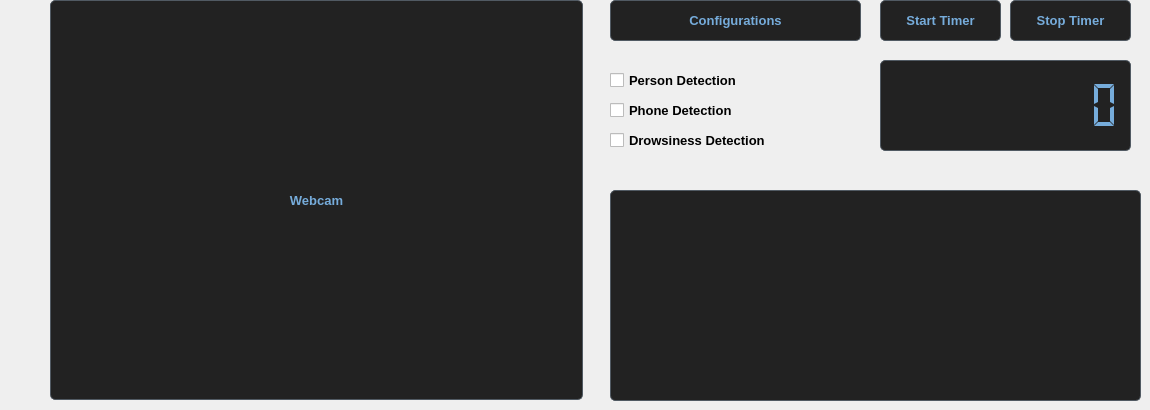
                     <widget class="QWidget" name="new_page">
                      <property name="font">
                       <font>
                        <family>Segoe UI</family>
                        <pointsize>10</pointsize>
                        <italic>false</italic>
                        <bold>false</bold>
                       </font>
                      </property>
                      <widget class="QPushButton" name="startTimerButton">
                       <property name="geometry">
                        <rect>
                         <x>880</x>
                         <y>0</y>
                         <width>121</width>
                         <height>41</height>
                        </rect>
                       </property>
                       <property name="sizePolicy">
                        <sizepolicy hsizetype="Minimum" vsizetype="Ignored">
                         <horstretch>0</horstretch>
                         <verstretch>0</verstretch>
                        </sizepolicy>
                       </property>
                       <property name="font">
                        <font>
                         <family>Segoe UI</family>
                         <pointsize>10</pointsize>
                         <italic>false</italic>
                         <bold>true</bold>
                        </font>
                       </property>
                       <property name="mouseTracking">
                        <bool>true</bool>
                       </property>
                       <property name="styleSheet">
                        <string notr="true">border: 1px solid #515A63;
font-weight: bold;
background-color: #222;
color: #76acdb;
border-radius: 5px;</string>
                       </property>
                       <property name="text">
                        <string>Start Timer</string>
                       </property>
                      </widget>
                      <widget class="QLabel" name="videoLabel">
                       <property name="geometry">
                        <rect>
                         <x>50</x>
                         <y>0</y>
                         <width>533</width>
                         <height>400</height>
                        </rect>
                       </property>
                       <property name="layoutDirection">
                        <enum>Qt::LeftToRight</enum>
                       </property>
                       <property name="styleSheet">
                        <string notr="true">border: 1px solid #515A63;
font-weight: bold;
background-color: #222;
color: #76acdb;
border-radius: 5px;</string>
                       </property>
                       <property name="frameShape">
                        <enum>QFrame::StyledPanel</enum>
                       </property>
                       <property name="text">
                        <string>Webcam</string>
                       </property>
                       <property name="textFormat">
                        <enum>Qt::AutoText</enum>
                       </property>
                       <property name="alignment">
                        <set>Qt::AlignCenter</set>
                       </property>
                      </widget>
                      <widget class="QPushButton" name="stopTimerButton">
                       <property name="geometry">
                        <rect>
                         <x>1010</x>
                         <y>0</y>
                         <width>121</width>
                         <height>41</height>
                        </rect>
                       </property>
                       <property name="sizePolicy">
                        <sizepolicy hsizetype="Minimum" vsizetype="Ignored">
                         <horstretch>0</horstretch>
                         <verstretch>0</verstretch>
                        </sizepolicy>
                       </property>
                       <property name="font">
                        <font>
                         <family>Segoe UI</family>
                         <pointsize>10</pointsize>
                         <italic>false</italic>
                         <bold>true</bold>
                        </font>
                       </property>
                       <property name="mouseTracking">
                        <bool>true</bool>
                       </property>
                       <property name="styleSheet">
                        <string notr="true">border: 1px solid #515A63;
font-weight: bold;
background-color: #222;
color: #76acdb;
border-radius: 5px;</string>
                       </property>
                       <property name="text">
                        <string>Stop Timer</string>
                       </property>
                      </widget>
                      <widget class="QCheckBox" name="personLabel">
                       <property name="geometry">
                        <rect>
                         <x>610</x>
                         <y>70</y>
                         <width>251</width>
                         <height>21</height>
                        </rect>
                       </property>
                       <property name="autoFillBackground">
                        <bool>false</bool>
                       </property>
                       <property name="styleSheet">
                        <string notr="true">font-weight: bold;</string>
                       </property>
                       <property name="text">
                        <string>Person Detection</string>
                       </property>
                      </widget>
                      <widget class="QCheckBox" name="phoneLabel">
                       <property name="geometry">
                        <rect>
                         <x>610</x>
                         <y>100</y>
                         <width>251</width>
                         <height>21</height>
                        </rect>
                       </property>
                       <property name="autoFillBackground">
                        <bool>false</bool>
                       </property>
                       <property name="styleSheet">
                        <string notr="true">font-weight: bold;</string>
                       </property>
                       <property name="text">
                        <string>Phone Detection</string>
                       </property>
                      </widget>
                      <widget class="QCheckBox" name="drowsinessLabel">
                       <property name="geometry">
                        <rect>
                         <x>610</x>
                         <y>130</y>
                         <width>251</width>
                         <height>21</height>
                        </rect>
                       </property>
                       <property name="autoFillBackground">
                        <bool>false</bool>
                       </property>
                       <property name="styleSheet">
                        <string notr="true">font-weight: bold;</string>
                       </property>
                       <property name="text">
                        <string>Drowsiness Detection</string>
                       </property>
                      </widget>
                      <widget class="QLabel" name="configurationsLabel">
                       <property name="geometry">
                        <rect>
                         <x>610</x>
                         <y>0</y>
                         <width>251</width>
                         <height>41</height>
                        </rect>
                       </property>
                       <property name="styleSheet">
                        <string notr="true">border: 1px solid #515A63;
font-weight: bold;
background-color: #222;
color: #76acdb;
border-radius: 5px;</string>
                       </property>
                       <property name="frameShape">
                        <enum>QFrame::NoFrame</enum>
                       </property>
                       <property name="lineWidth">
                        <number>1</number>
                       </property>
                       <property name="text">
                        <string>Configurations</string>
                       </property>
                       <property name="alignment">
                        <set>Qt::AlignCenter</set>
                       </property>
                      </widget>
                      <widget class="QFrame" name="verticalFrame">
                       <property name="geometry">
                        <rect>
                         <x>610</x>
                         <y>190</y>
                         <width>531</width>
                         <height>211</height>
                        </rect>
                       </property>
                       <property name="styleSheet">
                        <string notr="true">border: 1px solid #515A63;
font-weight: bold;
background-color: #222;
color: #76acdb;
border-radius: 5px;</string>
                       </property>
                       <layout class="QVBoxLayout" name="productivityGraph"/>
                      </widget>
                      <widget class="QLCDNumber" name="timerLabel">
                       <property name="geometry">
                        <rect>
                         <x>880</x>
                         <y>60</y>
                         <width>251</width>
                         <height>91</height>
                        </rect>
                       </property>
                       <property name="sizePolicy">
                        <sizepolicy hsizetype="Preferred" vsizetype="Preferred">
                         <horstretch>0</horstretch>
                         <verstretch>0</verstretch>
                        </sizepolicy>
                       </property>
                       <property name="layoutDirection">
                        <enum>Qt::LeftToRight</enum>
                       </property>
                       <property name="styleSheet">
                        <string notr="true">border: 1px solid #515A63;
color: #76acdb;
background-color: #222;
border-radius: 5px;</string>
                       </property>
                       <property name="frameShadow">
                        <enum>QFrame::Plain</enum>
                       </property>
                       <property name="smallDecimalPoint">
                        <bool>true</bool>
                       </property>
                       <property name="digitCount">
                        <number>8</number>
                       </property>
                       <property name="mode">
                        <enum>QLCDNumber::Dec</enum>
                       </property>
                       <property name="segmentStyle">
                        <enum>QLCDNumber::Flat</enum>
                       </property>
                       <property name="value" stdset="0">
                        <double>0.000000000000000</double>
                       </property>
                      </widget>
                     </widget>
